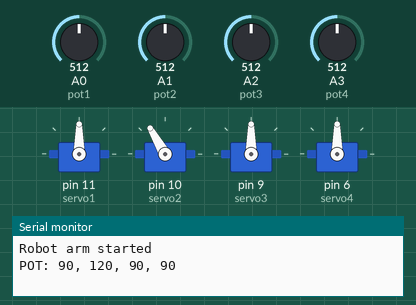
Bench run of a sketch on a simulated Arduino Uno, built with avr-gcc and run on an emulated ATmega328P. On the bench: 4 × servo, the last lines printed to the serial monitor. Inputs (shaded band) come from the test bench; at power-on: A2 (pot3) = 512, A0 (pot1) = 512, A3 (pot4) = 512, A1 (pot2) = 512.

Above: at 3.9 s.
4.0 s: A2 (pot3) set to 601
5.5 s: A2 (pot3) set to 615
At 6.3 s:
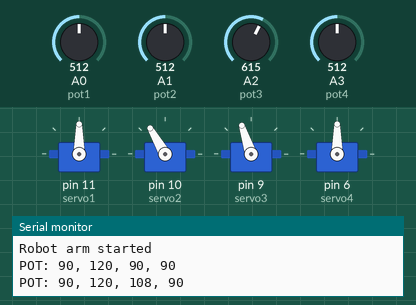
7.0 s: A0 (pot1) set to 457
At 7.5 s:
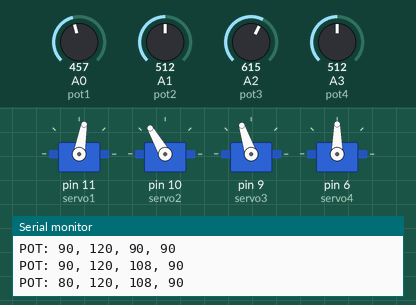
8.5 s: A0 (pot1) set to 436
At 9.7 s:
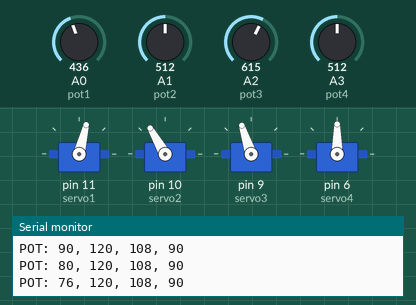
10.0 s: A3 (pot4) set to 465
11.5 s: A3 (pot4) set to 448
At 12.1 s:
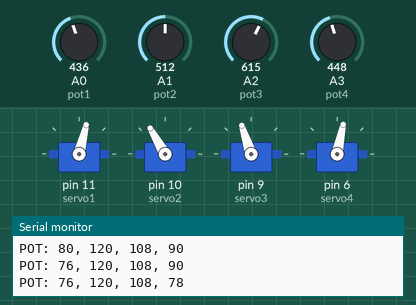
Timing chart, 0 to 14.0 s (numbered marks = the images above; inputs shaded):
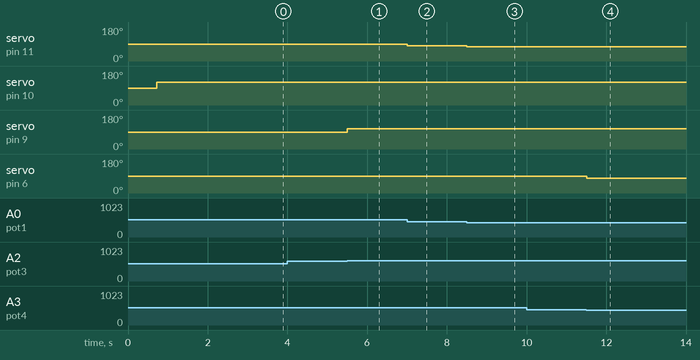

The sketch:

RobotArmWithPot.ino
```cpp
//add servo library
#include <Servo.h>

//define our servos
Servo servo1;
Servo servo2;
Servo servo3;
Servo servo4;

//define our potentiometers
int pot1 = A0;
int pot2 = A1;
int pot3 = A2;
int pot4 = A3;

//variable to read the values from the analog pin (potentiometers)
int currentServo1;
int currentServo2;
int currentServo3;
int currentServo4;

int servoDelay = 8;

void setup()
{
  Serial.begin(9600);
  //attaches our servos on pins PWM 11-10-9-6 to the servos
  servo1.attach(11);
  servo2.attach(10);
  servo3.attach(9);
  servo4.attach(6);

  Serial.println("Robot arm started");
}

void loop()
{
  int changes = 0;
  //reads the value of potentiometers (value between 0 and 1023)
  int valPot1 = analogRead(pot1);
  valPot1 = map (valPot1, 0, 1023, 1, 179);
  valPot1 = min(max(valPot1, 20), 170);
  if (valPot1 != currentServo1 && valPot1 % 2 == 0)
  {
    servo1.write(valPot1);
    delay(abs(currentServo1 - valPot1) * servoDelay);
    currentServo1 = valPot1;
    changes++;
  }

  int valPot2 = analogRead(pot2);
  valPot2 = map (valPot2, 0, 1023, 1, 179);
  valPot2 = min(max(valPot2, 120), 180);
  if (valPot2 != currentServo2 && valPot2 % 2 == 0)
  {
    servo2.write(valPot2);
    delay(abs(currentServo2 - valPot2) * servoDelay);
    currentServo2 = valPot2;
    changes++;
  }

  int valPot3 = analogRead(pot3);
  valPot3 = map (valPot3, 0, 1023, 1, 179);
  valPot3 = min(max(valPot3, 20), 110);
  if (valPot3 != currentServo3 && valPot3 % 2 == 0)
  {
    servo3.write(valPot3);
    delay(abs(currentServo3 - valPot3) * servoDelay);
    currentServo3 = valPot3;
    changes++;
  }

  int valPot4 = analogRead(pot4);
  valPot4 = map (valPot4, 0, 1023, 1, 179);
  valPot4 = min(max(valPot4, 40), 160);
  if (valPot4 != currentServo4 && valPot4 % 2 == 0)
  {
    servo4.write(valPot4);
    delay(abs(currentServo4 - valPot4) * servoDelay);
    currentServo4 = valPot4;
    changes++;
  }

  if (changes > 0)
  {
    Serial.print("POT: ");
    Serial.print(currentServo1);
    Serial.print(", ");
    Serial.print(currentServo2);
    Serial.print(", ");
    Serial.print(currentServo3);
    Serial.print(", ");
    Serial.print(currentServo4);
    Serial.println();
  }
  else
  {
    delay(servoDelay);
  }
}
```

Measured:
- the behaviour switches between 614 and 615 on A2 (pot3) (found by bisection; images 0 and 1)
- the behaviour switches between 449 and 448 on A3 (pot4) (found by bisection; images 3 and 4)
- after the input at 4.0 s, every drawn part: stays the same
- after the input at 5.5 s, servo on pin 9 (servo3): 90° → 108° at once
- after the input at 7.0 s, servo on pin 11 (servo1): 90° → 80° at once
- after the input at 8.5 s, servo on pin 11 (servo1): 80° → 76° at once
- after the input at 10.0 s, every drawn part: stays the same
- after the input at 11.5 s, servo on pin 6 (servo4): 90° → 78° at once
